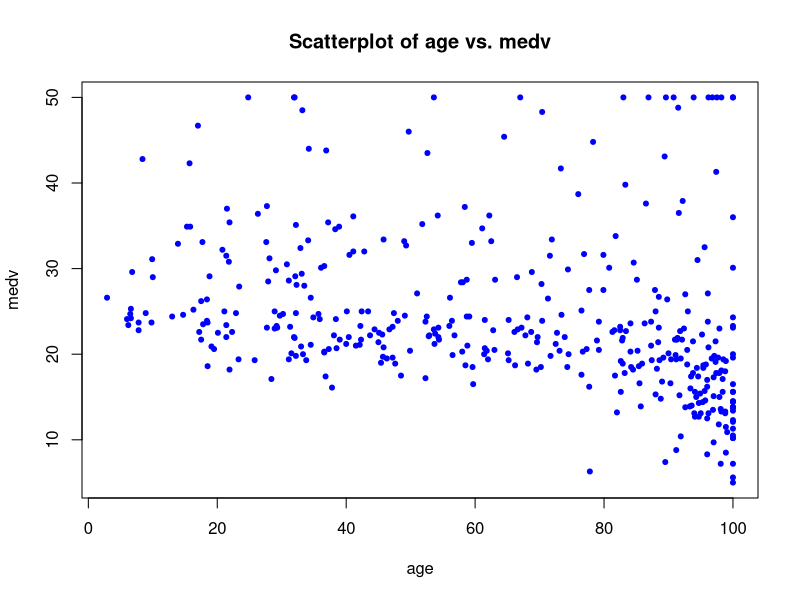
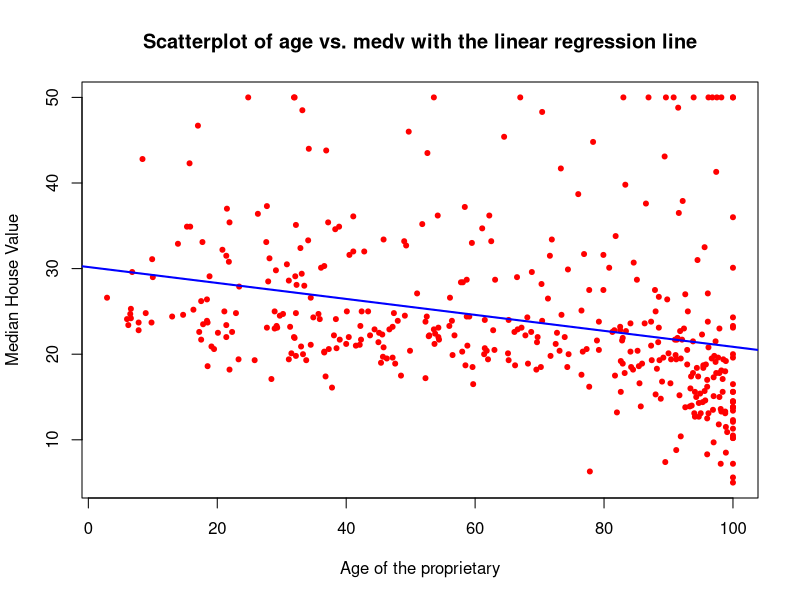
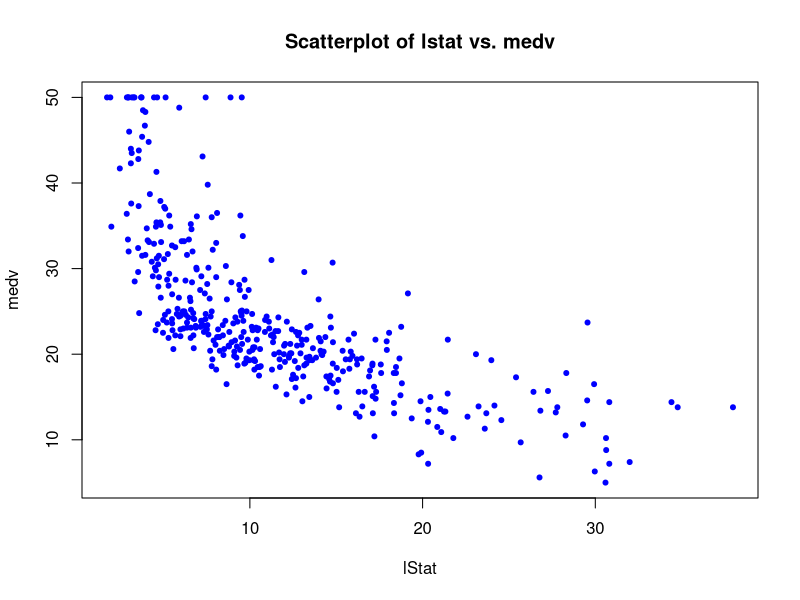
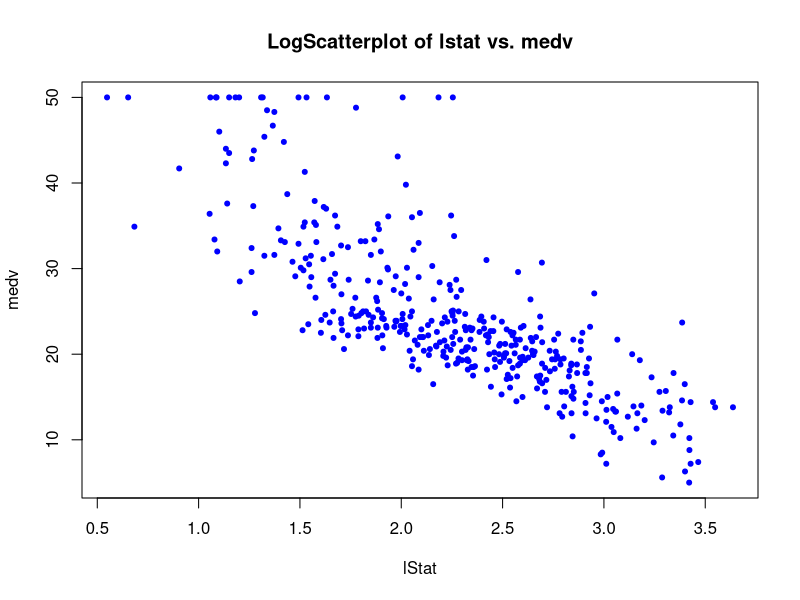
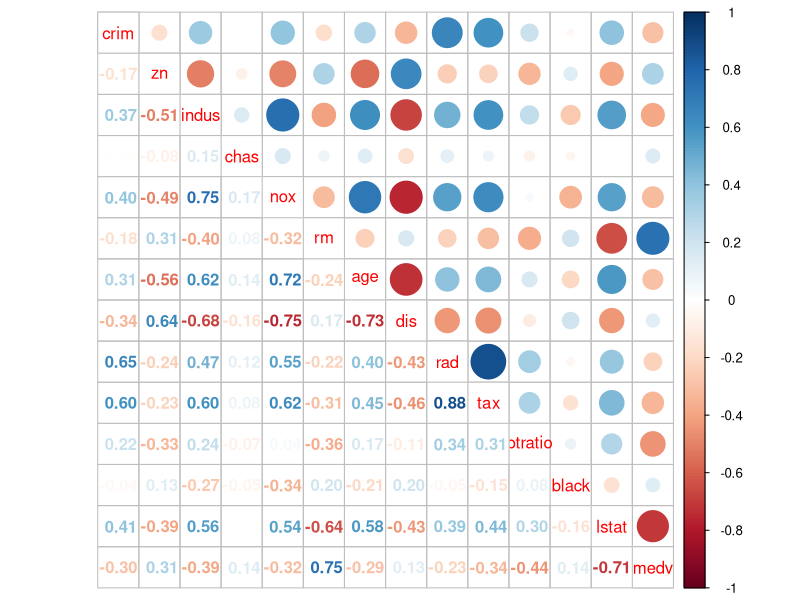
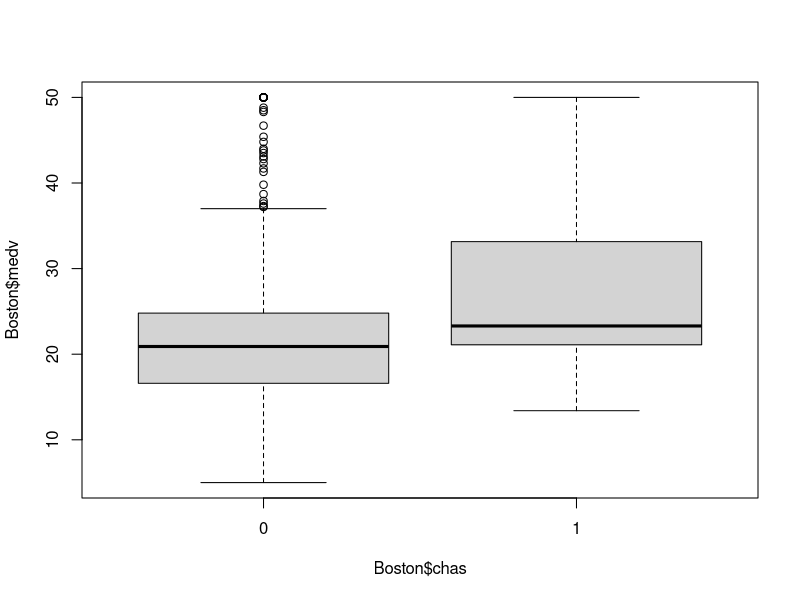
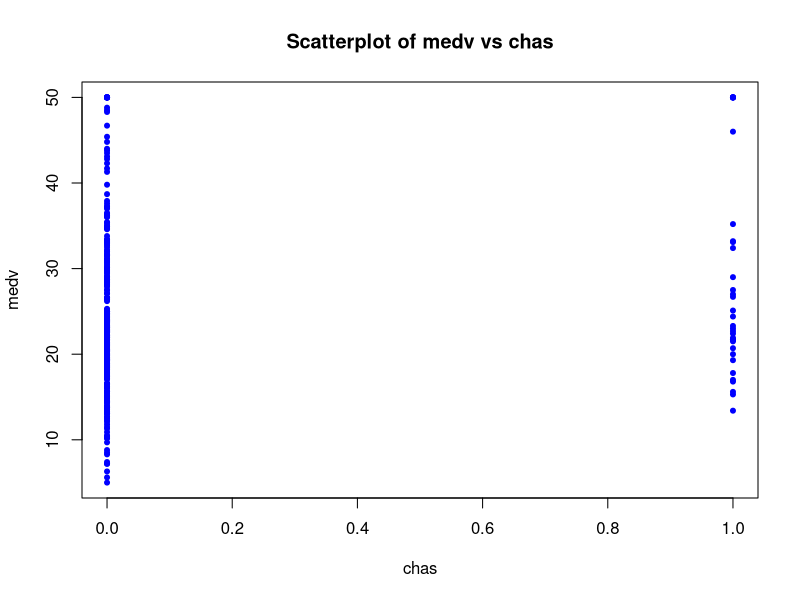
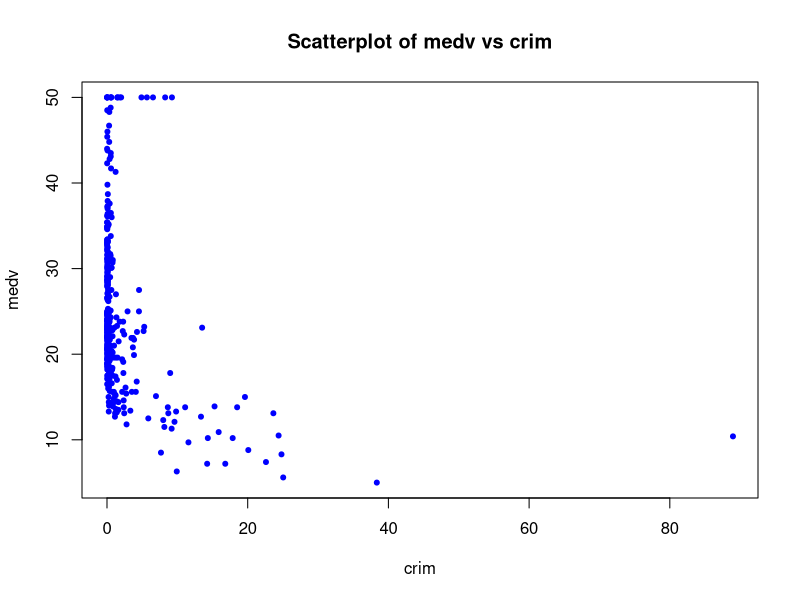

Generate these figures, in order, with R:
## ---- chunk 1
setwd("C:/Users/flavi/OneDrive/Documents/ESILV/A4/S1/Machine Learning/Machine_learning/PW1 - Linear Regression")
## ---- chunk 2
# load MASS package
library(MASS)

# Check the dimensions of the Boston dataset
dim(Boston)
## ---- chunk 3
# We use the first 80% observations as the training
train = 1:as.integer(dim(Boston)[1]*0.80)
test = -train

training_data = Boston[train,]
testing_data = Boston[test,]

dim(training_data)
dim(testing_data)
## ---- chunk 4
plot(training_data$age, training_data$medv,
     xlab="age", ylab="medv",
     main="Scatterplot of age vs. medv",
     col="blue", type="p",pch = 20)
## ---- chunk 5
# Syntax of the function cor() :
# corelation = cor(training_data, y = NULL, use = "everything",
#                 method = c("pearson", "kendall", "spearman"))

cor(training_data$age, training_data$medv,method = "pearson")
## ---- chunk 6
# Syntax of the function lm (linear model):
# model = lm(formula = response ~ predictor, data = data)
model_age = lm(medv ~ age, data=training_data)
model_age
## ---- chunk 7
plot(training_data$age, training_data$medv,
     xlab = "Age of the proprietary",
     ylab = "Median House Value",
     col = "red",
     main = "Scatterplot of age vs. medv with the linear regression line",
     pch = 20)
abline(model_age, col = "blue", lwd="2")
## ---- chunk 8
plot(training_data$lstat, training_data$medv,
     xlab="lStat", ylab="medv",
     main="Scatterplot of lstat vs. medv",
     col="blue", type="p",pch = 20)
print(cor(training_data$lstat, training_data$medv))
## ---- chunk 9
print(cor(log(training_data$lstat), training_data$medv))
plot(log(training_data$lstat), training_data$medv,
     xlab="lStat", ylab="medv",
     main="LogScatterplot of lstat vs. medv",
     col="blue", type="p",pch = 20)
## ---- chunk 10
model_age_lstat = lm(medv ~ age+log(lstat), data=training_data)
model_age_lstat
## ---- chunk 11
# Print the summary of the obtained regression model :
summary(model_age_lstat)
## ---- chunk 12
qf(p=.05, df1=2, df2=401) 
# where :
#p: The significance level to use
#df1: The numerator degrees of freedom
#df2: The denominator degrees of freedom
## ---- chunk 13
model_all_variables = lm(medv~., data=training_data)
model_all_variables
## ---- chunk 14
model_all_variables_log_lstat = lm(medv~.-lstat+log(lstat), data=training_data)
model_all_variables_log_lstat
## ---- chunk 15
summary(model_all_variables)$r.squared
summary(model_all_variables_log_lstat)$r.squared
## ---- chunk 16
round(cor(training_data),2)
## ---- chunk 17
#install.packages("corrplot")
## ---- chunk 18
library(corrplot)
## ---- chunk 19
M = cor(training_data)
corrplot.mixed(M)
## ---- chunk 20
model_without_tax = lm(medv~.-(tax+lstat)+log(lstat), data=training_data)
summary(model_all_variables_log_lstat)$r.squared
summary(model_without_tax)$r.squared
summary(model_all_variables_log_lstat)$fstatistic["value"]
summary(model_without_tax)$fstatistic["value"]
## ---- chunk 21
y = testing_data$medv

# Compute the predicted value for this y (y hat)
y_hat = predict(model_without_tax, data.frame(testing_data))

# Now we have both y and y_hat for our testing data. 
# let's find the mean square error
error = y-y_hat
error_squared = error^2
MSE = mean(error_squared)
MSE
## ---- chunk 22
str(Boston$chas)
table(Boston$chas)
sum(Boston$chas)
## ---- chunk 23
boxplot(Boston$medv ~ Boston$chas)
## ---- chunk 24
aggregate(Boston$medv, list(Boston$chas),FUN=mean)
## ---- chunk 25
anova = aov(medv~chas, data=Boston)
anova
## ---- chunk 26
summary(anova)
## ---- chunk 27
model_crim_chas = lm(medv~crim+chas, data=training_data)
model_crim = lm(medv~crim, data=training_data)
model_crim_chas
model_crim
## ---- chunk 28
summary(model_crim)$fstatistic["value"]
summary(model_crim_chas)$fstatistic["value"]
summary(model_crim)$r.squared
summary(model_crim_chas)$r.squared
## ---- chunk 29
summary(model_crim)
summary(model_crim_chas)
## ---- chunk 30
print(cor(training_data$chas, training_data$medv))
plot(training_data$chas, training_data$medv,
     xlab="chas", ylab="medv", main = "Scatterplot of medv vs chas",
     col="blue", type="p",pch = 20)
## ---- chunk 31
print(cor(training_data$crim, training_data$medv))
plot(training_data$crim, training_data$medv,
     xlab="crim", ylab="medv", main = "Scatterplot of medv vs crim",
     col="blue", type="p",pch = 20)
## ---- chunk 32
model_all = lm(medv~., data=training_data)
model_all_without_chas = lm(medv~.-chas, data=training_data)
summary(model_all)
summary(model_all_without_chas)
## ---- chunk 33
model_interaction_terms = lm(medv~lstat:age, data=training_data)
summary(model_interaction_terms)
model_age_lstat = lm(medv~lstat+age, data=training_data)
summary(model_age_lstat)
## ---- chunk 34
model_age_lstat = lm(medv~lstat*age, data=training_data)
summary(model_age_lstat)
